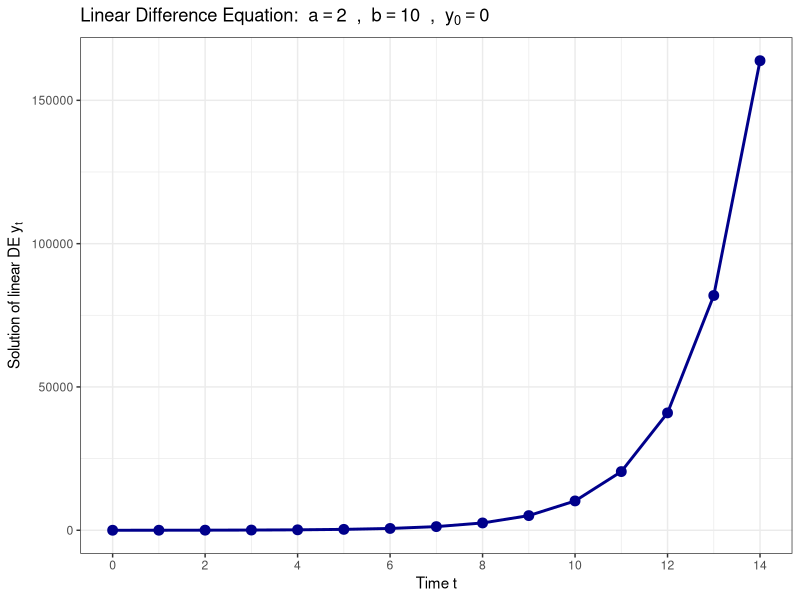
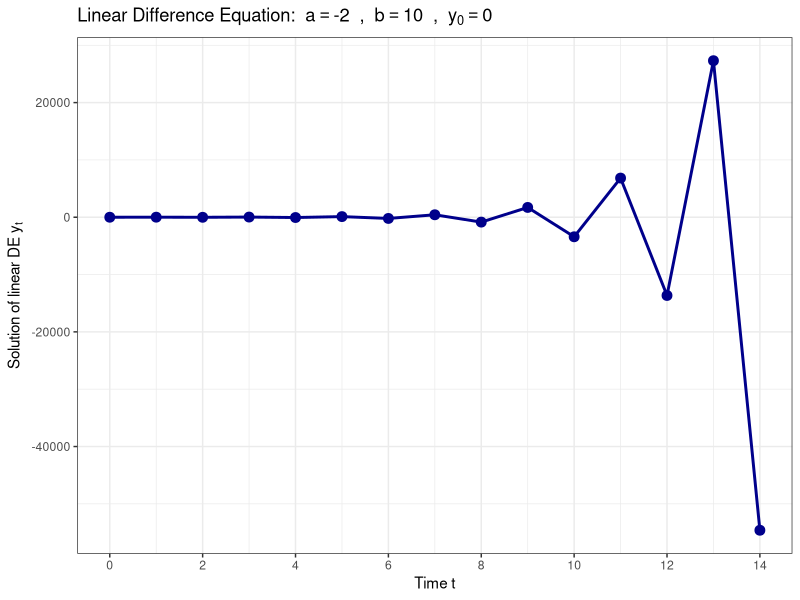
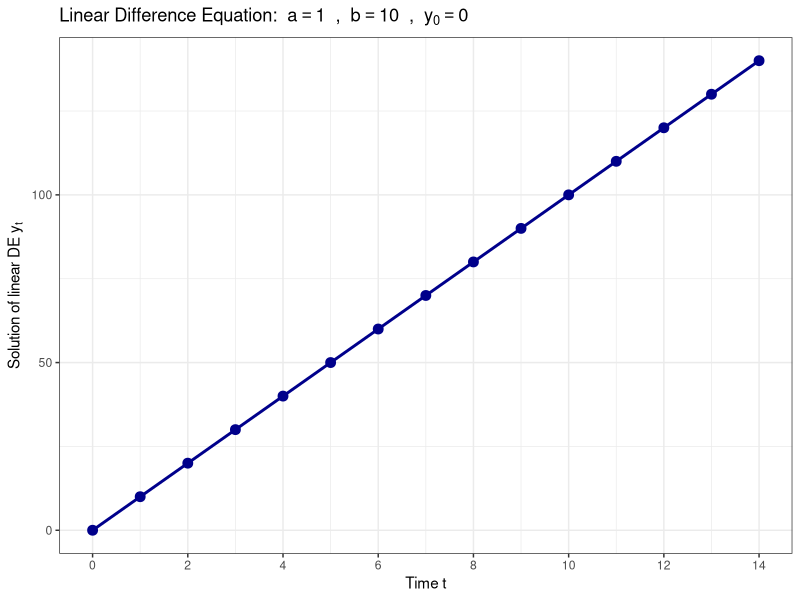
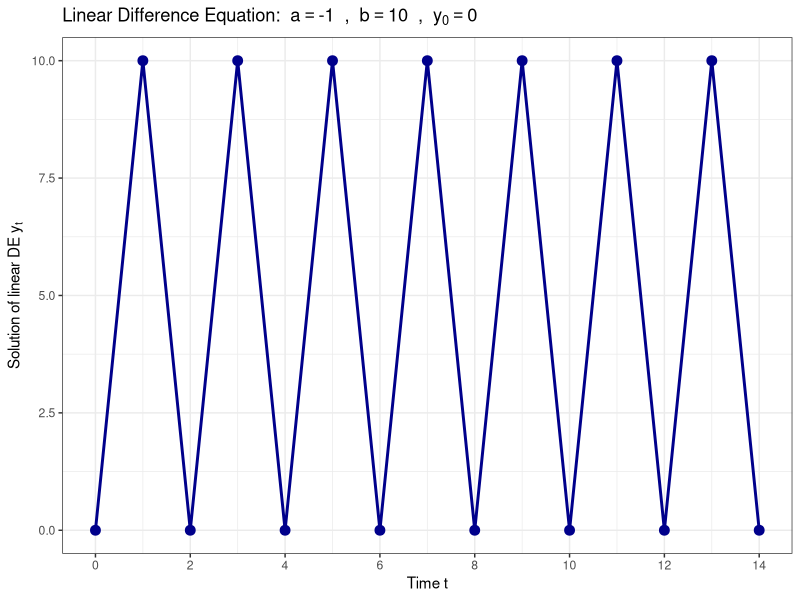
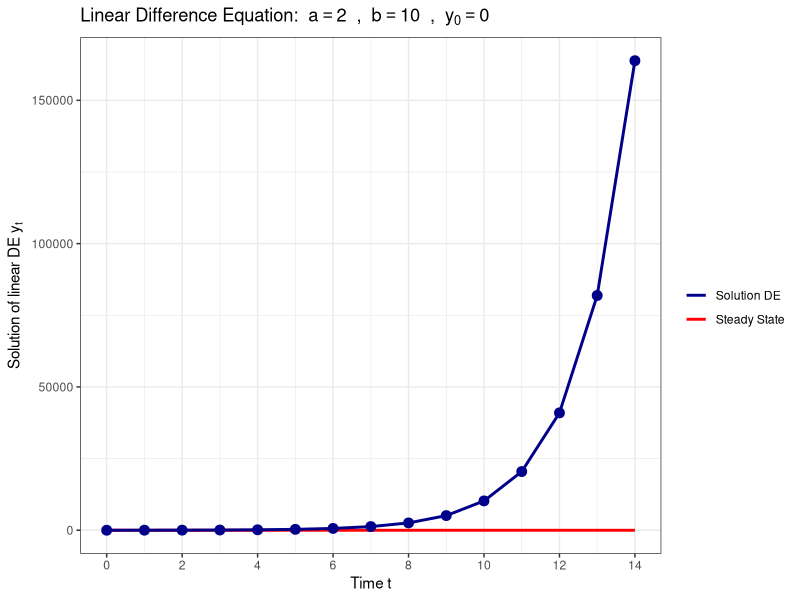
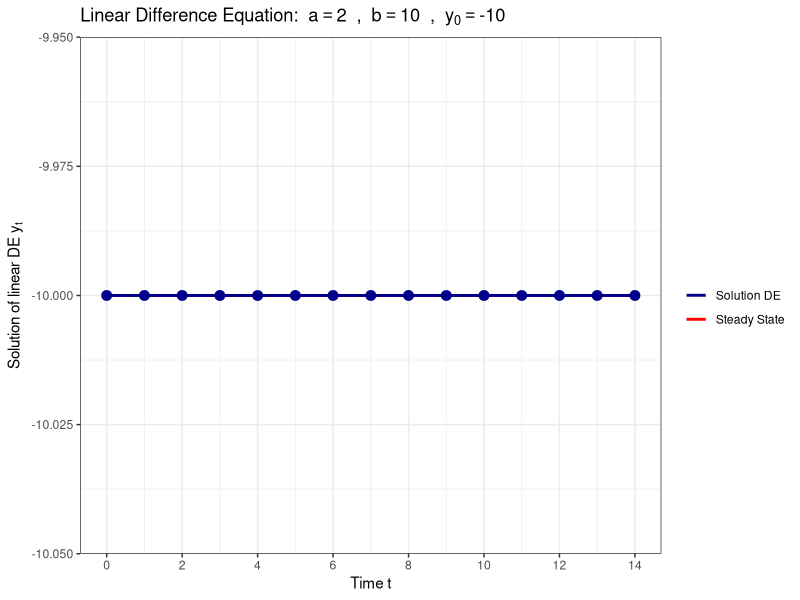
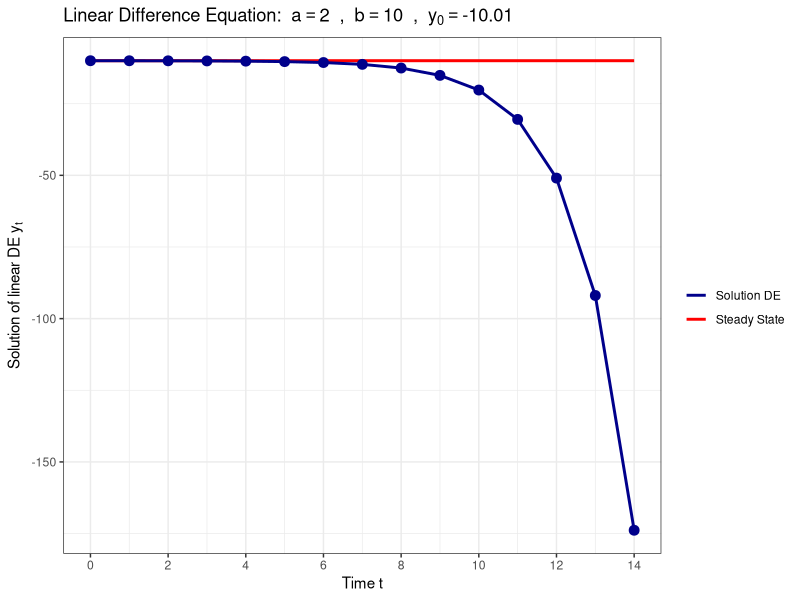
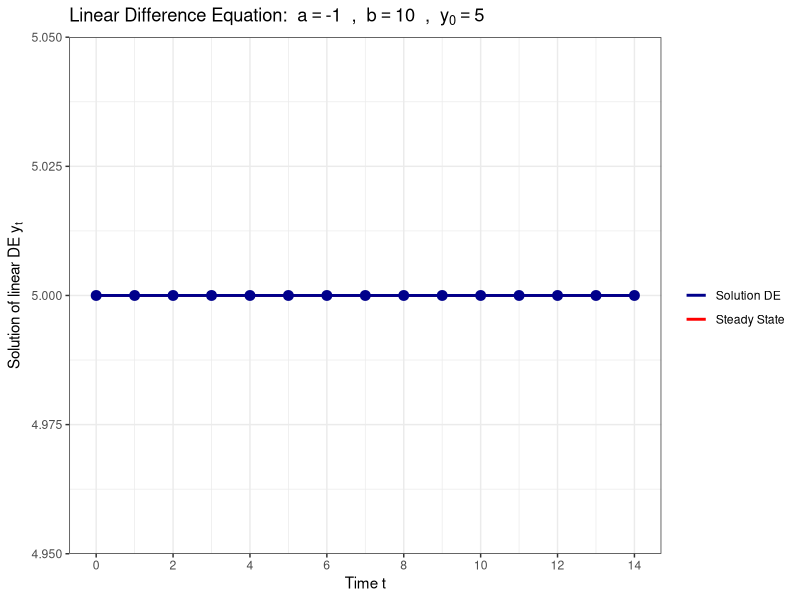

These figures' R source, in order:
#######################################
### Linear Difference Equations
#######################################

# Clear the workspace and load libraries
rm(list = ls())
library(reshape2)
library(base)
library(ggplot2)
library(grid)
library(stringr)
library(tidyverse)


########### 
# Iterates forward a difference equation with known starting value
#     y_0 : starting value
#     a,b : parameters of the difference equation
#     T   : for how many periods to iterate
########### 
diff_eq <- function(y_0, a, b, T) {
  y <- y_0
  for (t in 2:(T+1)) {
      y[t] = a*y[t-1] + b
  }
  return(y)
} 


########### 
# Plots a forward simulated difference equation
#     y_0 : starting value
#     a,b : parameters of the difference equation
#     T   : for how many periods to iterate
###########
plot_diff <- function(y_0, a, b, T) {
  
  # simulate equation forward
  y <- diff_eq(y_0, a, b, T)
  
  # generate plotting data
  dat <- data.frame(
    time = seq(0, T, 1),
    DE = y
  )
  
  # now generate the plot
  myplot <- ggplot(data=dat) + 
    geom_line(aes(x=time, y=DE), color= "darkblue", size=1) +
    geom_point(aes(x=time, y=DE), color= "darkblue", size=3, show.legend = FALSE) +
    coord_cartesian(xlim=c(0, T)) + 
    scale_x_continuous(breaks=seq(0, T, 2)) +
    labs(x = "Time t",
         y = expression(paste("Solution of linear DE ", y[t])),
         title= bquote("Linear Difference Equation: " ~ a == .(a) ~ " , " ~ b == .(b) ~ " , " ~ y[0] == .(y_0))) +
    theme_bw()
  
  # print the plot
  print(myplot)
}


########### 
# Plots a forward simulated difference equation (incl. steady state)
#     y_0 : starting value
#     a,b : parameters of the difference equation
#     T   : for how many periods to iterate
########### 
plot_diff_steady <- function(y_0, a, b, T) {

  # simulate equation forward
  y <- diff_eq(y_0, a, b, T)
  
  # generate plotting data
  dat <- data.frame(
    time = seq(0, T, 1),
    DE = y,
    stst= array(b/(1-a), c(T+1))
  )
  
  # now generate the plot
  myplot <- ggplot(data=dat) + 
    geom_line(aes(x=time, y=stst, color="Steady State"), size=1) +
    geom_line(aes(x=time, y=DE, color="Solution DE"), size=1) +
    geom_point(aes(x=time, y=DE), color="darkblue", size=3, show.legend = FALSE) +
    scale_color_manual(name = "", values = c("Steady State"="red", "Solution DE"="darkblue")) +
    coord_cartesian(xlim=c(0, T)) + 
    scale_x_continuous(breaks=seq(0, T, 2)) +
    labs(x = "Time t",
         y = expression(paste("Solution of linear DE ", y[t])),
         title= bquote("Linear Difference Equation: " ~ a == .(a) ~ " , " ~ b == .(b) ~ " , " ~ y[0] == .(y_0))) +
    theme_bw()
  
  # print the plot
  print(myplot)
}



########### 
# Generate different plots
########### 

T = 14;

# Values 1
a = 2 ; b = 10 ; y_0 = 0
plot_diff(y_0, a, b, T)

# Values 2
a = -2 ; b = 10 ; y_0 = 0
plot_diff(y_0, a, b, T)

# Values 3
a = 1; b = 10 ; y_0 = 0
plot_diff(y_0, a, b, T)

# Values 4
a = -1; b = 10 ; y_0 = 0
plot_diff(y_0, a, b, T)

# Values 5
a = 2 ; b = 10 ; y_0 = 0
plot_diff_steady(y_0, a, b, T)

# Values 6
a = 2 ; b = 10 ; y_0 = b/(1-a)
plot_diff_steady(y_0, a, b, T)

# Values 7
a = 2 ; b = 10 ; y_0 = b/(1-a)-0.01
plot_diff_steady(y_0, a, b, T)

# Values 8
a = -1; b = 10 ; y_0 = b/(1-a)
plot_diff_steady(y_0, a, b, T)

# Values 9
a = -1; b = 10 ; y_0 = b/(1-a)-1
plot_diff_steady(y_0, a, b, T)

# Values 10
a = 0.75; b = 10 ; y_0 = 500
plot_diff_steady(y_0, a, b, T)

# Values 11
a = 0.50; b = 10 ; y_0 = 0
plot_diff_steady(y_0, a, b, T)

# Values 12
a = 0.25; b = 10 ; y_0 = 0
plot_diff_steady(y_0, a, b, T)

# Values 13
a = -0.75; b = 10 ; y_0 = 0
plot_diff_steady(y_0, a, b, T)

# Values 14
a = -0.50; b = 10 ; y_0 = 0
plot_diff_steady(y_0, a, b, T)

# Values 15
a = -0.25; b = 10 ; y_0 = 0
plot_diff_steady(y_0, a, b, T)
